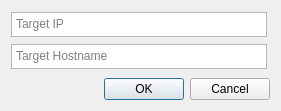
<?xml version="1.0" encoding="UTF-8"?>
<ui version="4.0">
 <class>Dialog</class>
 <widget class="QDialog" name="Dialog">
  <property name="geometry">
   <rect>
    <x>0</x>
    <y>0</y>
    <width>281</width>
    <height>111</height>
   </rect>
  </property>
  <property name="windowTitle">
   <string>Dialog</string>
  </property>
  <layout class="QGridLayout" name="gridLayout_4">
   <item row="0" column="0">
    <layout class="QFormLayout" name="formLayout">
     <item row="0" column="0">
      <widget class="QPlainTextEdit" name="plainTextEdit">
       <property name="maximumSize">
        <size>
         <width>16777215</width>
         <height>25</height>
        </size>
       </property>
       <property name="placeholderText">
        <string>Target IP</string>
       </property>
      </widget>
     </item>
     <item row="1" column="0">
      <widget class="QPlainTextEdit" name="plainTextEdit_2">
       <property name="maximumSize">
        <size>
         <width>16777215</width>
         <height>25</height>
        </size>
       </property>
       <property name="placeholderText">
        <string>Target Hostname</string>
       </property>
      </widget>
     </item>
    </layout>
   </item>
   <item row="1" column="0">
    <widget class="QDialogButtonBox" name="buttonBox">
     <property name="orientation">
      <enum>Qt::Horizontal</enum>
     </property>
     <property name="standardButtons">
      <set>QDialogButtonBox::Cancel|QDialogButtonBox::Ok</set>
     </property>
    </widget>
   </item>
  </layout>
 </widget>
 <resources/>
 <connections>
  <connection>
   <sender>buttonBox</sender>
   <signal>accepted()</signal>
   <receiver>Dialog</receiver>
   <slot>accept()</slot>
   <hints>
    <hint type="sourcelabel">
     <x>248</x>
     <y>254</y>
    </hint>
    <hint type="destinationlabel">
     <x>157</x>
     <y>274</y>
    </hint>
   </hints>
  </connection>
  <connection>
   <sender>buttonBox</sender>
   <signal>rejected()</signal>
   <receiver>Dialog</receiver>
   <slot>reject()</slot>
   <hints>
    <hint type="sourcelabel">
     <x>316</x>
     <y>260</y>
    </hint>
    <hint type="destinationlabel">
     <x>286</x>
     <y>274</y>
    </hint>
   </hints>
  </connection>
 </connections>
</ui>
